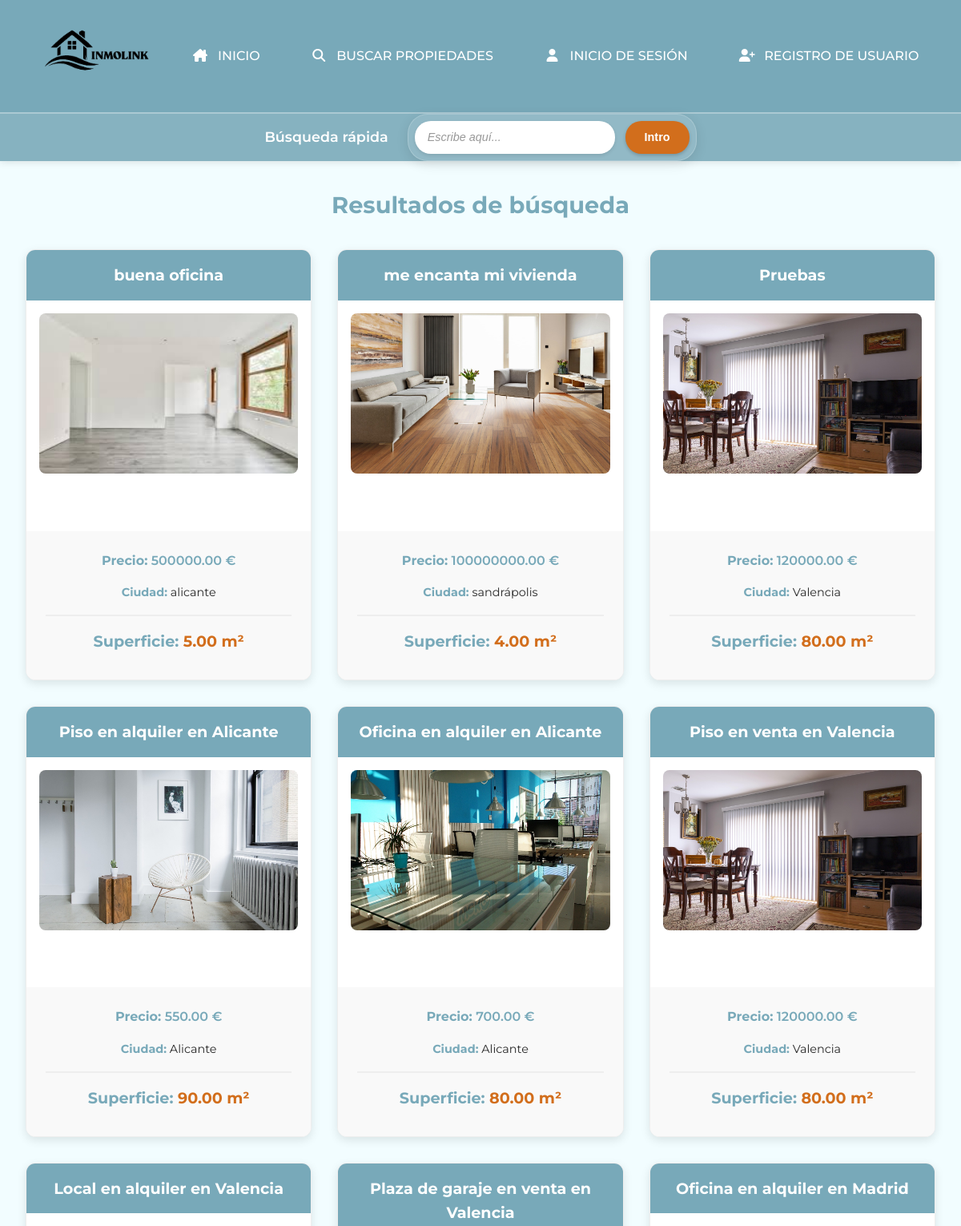
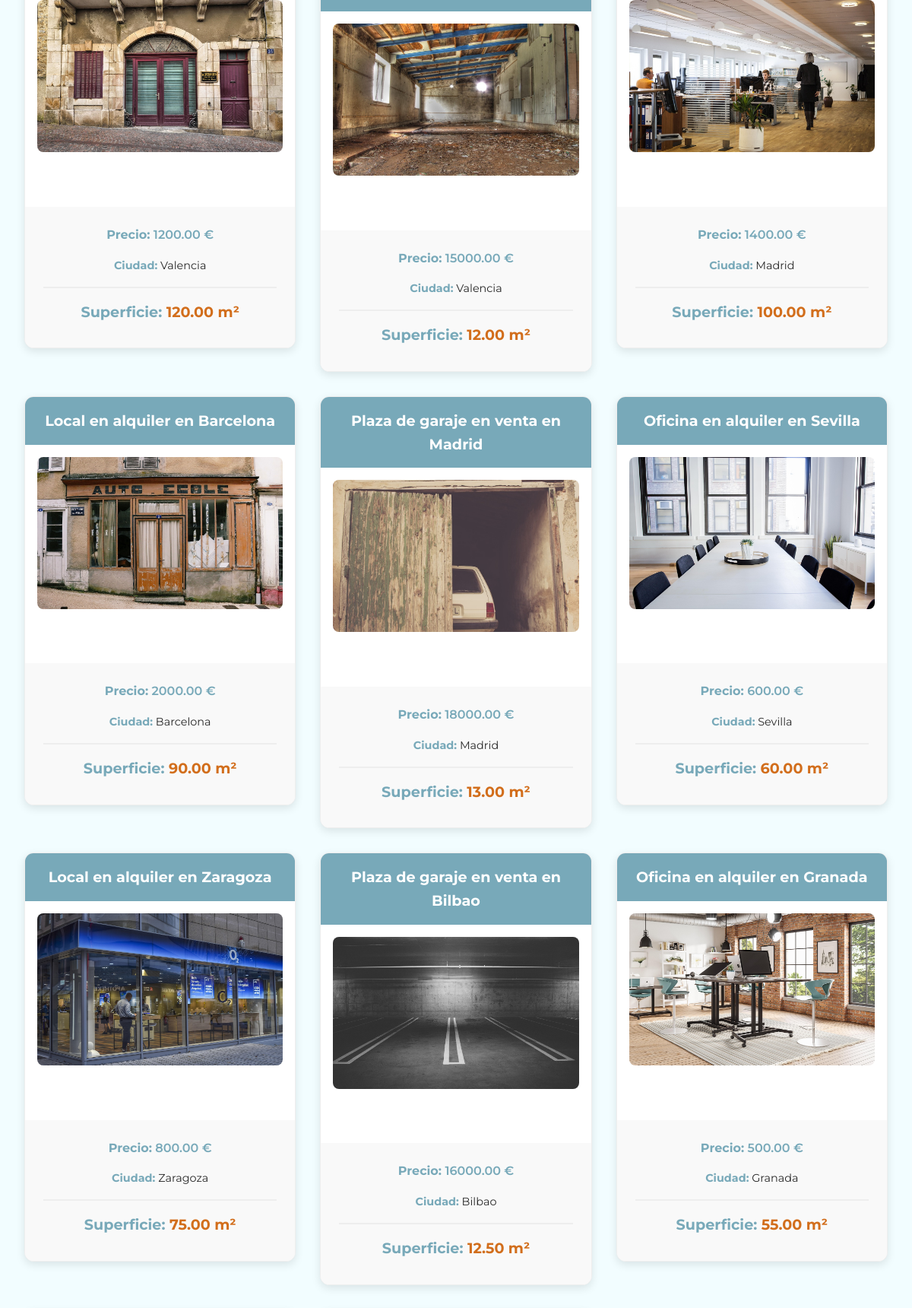
The page /resultado_busqueda.php (upper part) on the database its author committed (2 pictures, top to bottom).
### tables this page shows
CREATE TABLE `anuncios` (
  `IdAnuncio` int(11) NOT NULL,
  `TAnuncio` smallint(5) UNSIGNED DEFAULT NULL,
  `TVivienda` smallint(5) UNSIGNED DEFAULT NULL,
  `FPrincipal` varchar(255) DEFAULT NULL,
  `Alternativo` varchar(255) NOT NULL,
  `Titulo` varchar(255) DEFAULT NULL,
  `Precio` decimal(12,2) DEFAULT NULL,
  `Texto` text DEFAULT NULL,
  `Ciudad` varchar(255) DEFAULT NULL,
  `Pais` int(11) DEFAULT NULL,
  `Superficie` decimal(10,2) DEFAULT NULL,
  `NHabitaciones` int(11) DEFAULT NULL,
  `NBanyos` int(11) DEFAULT NULL,
  `Planta` int(11) DEFAULT NULL,
  `Anyo` int(11) DEFAULT NULL,
  `FRegistro` datetime NOT NULL DEFAULT current_timestamp(),
  `Usuario` int(11) DEFAULT NULL
);

### resultado_busqueda.php (the view, shortened to what this page needs)
<?php
require_once __DIR__ . '/includes/cabecera.php';
$conexion = get_db();
$query_rapida = trim($_GET['query'] ?? '');
$sql = "SELECT * FROM anuncios WHERE 1=1";
$sql .= " ORDER BY FRegistro DESC";
$result = $conexion->query($sql);
?>
<main class="resultados">
    <h2>Resultados de búsqueda<?= $query_rapida ? ': "' . htmlspecialchars($query_rapida) . '"' : '' ?></h2>
    <?php if ($result->num_rows === 0): ?>
        <p>No se encontraron anuncios que coincidan.</p>
    <?php else: ?>
        <ul class="lista-anuncios">
            <?php while ($row = $result->fetch_assoc()): ?>
                <li>
                    <article class="anuncio-item">
                        <h3><?= htmlspecialchars($row['Titulo']) ?></h3>
                        <a href="/daw/detalle_anuncio?id=<?= $row['IdAnuncio'] ?>">
                            <img src="<?= htmlspecialchars($row['FPrincipal']) ?>"
                                 alt="<?= htmlspecialchars($row['Alternativo']) ?>">
                        </a>
                        <footer>
                            <p><strong>Precio:</strong> <?= htmlspecialchars($row['Precio']) ?> €</p>
                            <p><strong>Ciudad:</strong> <?= htmlspecialchars($row['Ciudad']) ?></p>
                            <p><strong>Superficie:</strong> <?= htmlspecialchars($row['Superficie']) ?> m²</p>
                        </footer>
                    </article>
                </li>
            <?php endwhile; ?>
        </ul>
    <?php endif; ?>
</main>
<?php require_once __DIR__ . '/includes/pie.php'; ?>

### css/inmolink.css (style rules this page uses)
main > ul { list-style: none; display: grid; grid-template-columns: repeat(auto-fit, minmax(280px, 1fr)); gap: 2rem; margin-top: 2rem; }
article { background-color: #fff; border-radius: 12px; box-shadow: 0 4px 12px rgba(0,0,0,0.1); overflow: hidden; transition: var(--transicion); border: 1px solid #eee; }
article h3 { background-color: var(--color-secundario); color: #fff; padding: 1rem; margin: 0; font-size: 1.2rem; text-align: center; }
article a { display: block; padding: 1rem; text-align: center; }
article img { width: 100%; height: 200px; object-fit: cover; border-radius: 8px; transition: var(--transicion); }
article footer { padding: 1.5rem; background-color: #f9f9f9; }
article footer p { margin-bottom: 0.5rem; font-size: 0.9rem; }
article footer p:first-child { font-size: 1rem; color: var(--color-secundario); font-weight: 600; margin-bottom: 1rem; }
article footer p strong { color: var(--color-secundario); }
article footer p:last-child { font-size: 1.2rem; font-weight: 700; color: var(--color-primario); text-align: center; margin-top: 1rem; padding-top: 1rem; border-top: 2px solid #eee; }
body { overflow-x: hidden; }

### css/noche.css (style rules this page uses)
html { filter: invert(1) hue-rotate(180deg); background-color: #111; }
img, video, iframe, svg { filter: invert(1) hue-rotate(180deg); }

### css/alto_contraste.css (style rules this page uses)
:root { --color-primario: #fead0a; --color-secundario: #004080; --color-acento: #ffea00; --color-texto: #000000; --color-fondo: #e6d257; --color-footer-bg: #002b5c; --color-footer-texto: #ffe62d; --color-mensaje-fondo: #f2f2f2; --color-mensaje-texto: #000000; --color-mensaje-borde: #000000; }

### css/texto_grande.css (style rules this page uses)
p, li, dd { margin-bottom: 0.8em; }
a { text-decoration: underline; text-underline-offset: 0.2em; text-decoration-thickness: 2px; }
:where(a, button, input, select, textarea, summary, [tabindex]) :focus-visible { outline: 3px solid var(--color-secundario); outline-offset: 3px; }
:where(a, button, input[type="button"], input[type="submit"], input[type="reset"], .boton-enlace) { min-height: 44px; min-width: 44px; }
article h3 { font-size: 1.4rem; }
article footer p { font-size: 1rem; }
main { padding: 2.2rem; }
main > ul { gap: 2.2rem; }

### css/texto_grande_dislexia.css (style rules this page uses)
body { font-family: 'OpenDyslexic', system-ui, -apple-system, Segoe UI, Roboto, Arial, sans-serif; line-height: 1.8; }

### css/variables.css (style rules this page uses)
:root { --color-primario: #d26e1c; --color-secundario: #78a9b9; --color-terciario: #39c1da; --color-texto: #2a2a2a; --color-fondo: #f2fdff; --color-footer-bg: #78a9b9; --color-footer-texto: #ffffff; --transicion: all 0.3s ease; --color-mensaje-fondo: #f9f9f9; --color-mensaje-texto: #333; --color-mensaje-borde: #d26e1c; }

### css/base.css (style rules this page uses)
* { box-sizing: border-box; margin: 0; padding: 0; }
body { font-family: 'Montserrat', sans-serif; background-color: var(--color-fondo); color: var(--color-texto); line-height: 1.6; }
a { text-decoration: none; color: inherit; }

### css/header_footer.css (style rules this page uses)
footer { background-color: var(--color-footer-bg); color: var(--color-footer-texto); text-align: center; padding: 2rem 0; margin-top: 3rem; }
footer p { margin: 0; }

### css/main.css (style rules this page uses)
main { padding: 2rem; max-width: 1200px; margin: 0 auto; }
h2 { color: var(--color-secundario); font-size: 1.8rem; text-align: center; margin-bottom: 1.5rem; }
main > ul { list-style: none; display: grid; grid-template-columns: repeat(auto-fit, minmax(280px, 1fr)); gap: 2rem; margin-top: 2rem; }
article { background-color: #fff; border-radius: 12px; box-shadow: 0 4px 12px rgba(0,0,0,0.1); overflow: hidden; transition: var(--transicion); border: 1px solid #eee; }
article h3 { background-color: var(--color-secundario); color: #fff; padding: 1rem; margin: 0; font-size: 1.2rem; text-align: center; }
article a { display: block; padding: 1rem; text-align: center; }
article img { width: 100%; height: 200px; object-fit: cover; border-radius: 8px; transition: var(--transicion); }
article footer { padding: 1.5rem; background-color: #f9f9f9; }
article footer p { margin-bottom: 0.5rem; font-size: 0.9rem; color: var(--color-texto); }
article footer p:first-child { font-size: 1rem; color: var(--color-secundario); font-weight: 600; margin-bottom: 1rem; }
article footer p strong { color: var(--color-secundario); }
article footer p:last-child { font-size: 1.2rem; font-weight: 700; color: var(--color-primario); text-align: center; margin-top: 1rem; padding-top: 1rem; border-top: 2px solid #eee; }

### rows shown on the page
anuncios: Titulo "buena oficina", FPrincipal (picture), Precio "500000.00", Ciudad "alicante", Superficie "5.00"
anuncios: Titulo "me encanta mi vivienda", FPrincipal (picture), Precio "100000000.00", Ciudad "sandrápolis", Superficie "4.00"
anuncios: Titulo "Pruebas", FPrincipal (picture), Precio "120000.00", Ciudad "Valencia", Superficie "80.00"
anuncios: Titulo "Piso en alquiler en Alicante", FPrincipal (picture), Precio "550.00", Ciudad "Alicante", Superficie "90.00"
anuncios: Titulo "Oficina en alquiler en Alicante", FPrincipal (picture), Precio "700.00", Ciudad "Alicante", Superficie "80.00"
anuncios: Titulo "Piso en venta en Valencia", FPrincipal (picture), Precio "120000.00", Ciudad "Valencia", Superficie "80.00"
anuncios: Titulo "Local en alquiler en Valencia", FPrincipal (picture), Precio "1200.00", Ciudad "Valencia", Superficie "120.00"
anuncios: Titulo "Plaza de garaje en venta en Valencia", FPrincipal (picture), Precio "15000.00", Ciudad "Valencia", Superficie "12.00"
anuncios: Titulo "Oficina en alquiler en Madrid", FPrincipal (picture), Precio "1400.00", Ciudad "Madrid", Superficie "100.00"
anuncios: Titulo "Local en alquiler en Barcelona", FPrincipal (picture), Precio "2000.00", Ciudad "Barcelona", Superficie "90.00"
anuncios: Titulo "Plaza de garaje en venta en Madrid", FPrincipal (picture), Precio "18000.00", Ciudad "Madrid", Superficie "13.00"
anuncios: Titulo "Oficina en alquiler en Sevilla", FPrincipal (picture), Precio "600.00", Ciudad "Sevilla", Superficie "60.00"
anuncios: Titulo "Local en alquiler en Zaragoza", FPrincipal (picture), Precio "800.00", Ciudad "Zaragoza", Superficie "75.00"
anuncios: Titulo "Plaza de garaje en venta en Bilbao", FPrincipal (picture), Precio "16000.00", Ciudad "Bilbao", Superficie "12.50"
anuncios: Titulo "Oficina en alquiler en Granada", FPrincipal (picture), Precio "500.00", Ciudad "Granada", Superficie "55.00"
